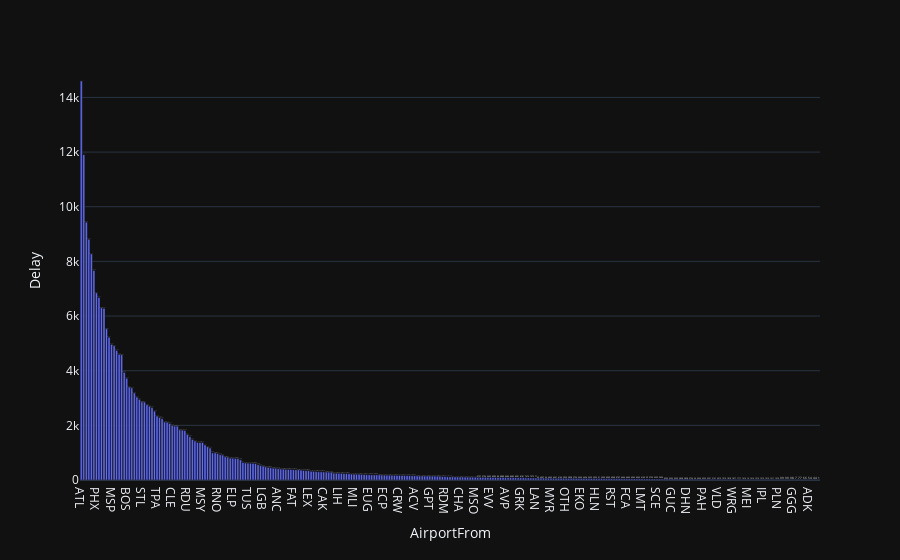
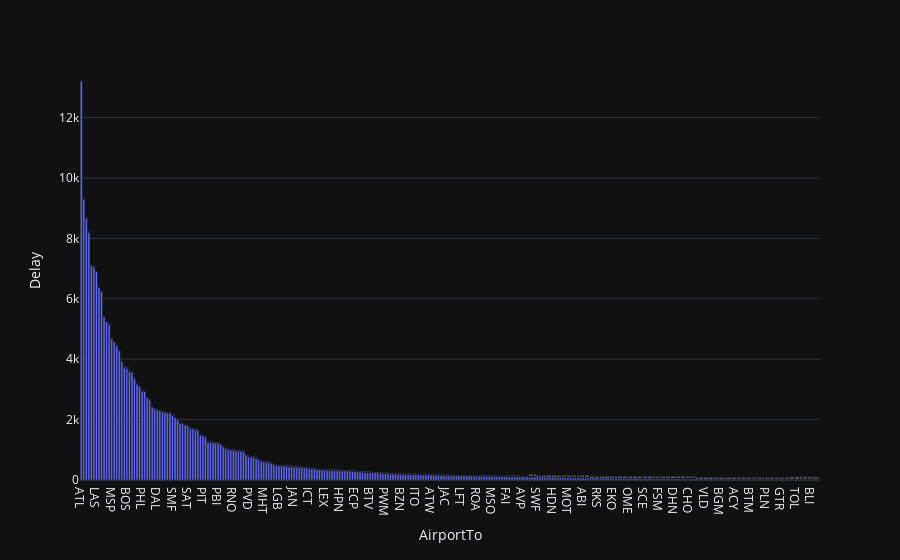

Notebook cell for these charts, in order:
### Markdown cell above
WN, DL and OO is the most problematic airlines.

### Code cell
fig = px.bar(df[df['Delay']==1].groupby('AirportFrom').agg({'Delay':'count'}).reset_index().sort_values(by='Delay', ascending=False), x='AirportFrom', y='Delay',template = 'plotly_dark', text_auto=True)
fig.show()
fig = px.bar(df[df['Delay']==1].groupby('AirportTo').agg({'Delay':'count'}).reset_index().sort_values(by='Delay', ascending=False), x='AirportTo', y='Delay',template = 'plotly_dark', text_auto=True)
fig.show()

### Figure 1 — Plotly figure (JSON) as saved in the notebook; plotly's stock layout.template omitted (floating-point values rounded to 4 significant figures; data arrays with more than 128 entries replaced by an {"elided": "..."} marker saying what was removed)
{"data": [{"alignmentgroup": "True", "hovertemplate": "AirportFrom=%{x}<br>Delay=%{y}<extra></extra>", "legendgroup": "", "marker": {"color": "#636efa", "pattern": {"shape": ""}}, "name": "", "offsetgroup": "", "orientation": "v", "showlegend": false, "textposition": "auto", "texttemplate": "%{y}", "type": "bar", "x": {"elided": "293 str values"}, "xaxis": "x", "y": {"elided": "293 int values"}, "yaxis": "y"}], "layout": {"barmode": "relative", "legend": {"tracegroupgap": 0}, "margin": {"t": 60}, "xaxis": {"anchor": "y", "domain": [0, 1], "title": {"text": "AirportFrom"}}, "yaxis": {"anchor": "x", "domain": [0, 1], "title": {"text": "Delay"}}}}

### Figure 2 — Plotly figure (JSON) as saved in the notebook; plotly's stock layout.template omitted (floating-point values rounded to 4 significant figures; data arrays with more than 128 entries replaced by an {"elided": "..."} marker saying what was removed)
{"data": [{"alignmentgroup": "True", "hovertemplate": "AirportTo=%{x}<br>Delay=%{y}<extra></extra>", "legendgroup": "", "marker": {"color": "#636efa", "pattern": {"shape": ""}}, "name": "", "offsetgroup": "", "orientation": "v", "showlegend": false, "textposition": "auto", "texttemplate": "%{y}", "type": "bar", "x": {"elided": "292 str values"}, "xaxis": "x", "y": {"elided": "292 int values"}, "yaxis": "y"}], "layout": {"barmode": "relative", "legend": {"tracegroupgap": 0}, "margin": {"t": 60}, "xaxis": {"anchor": "y", "domain": [0, 1], "title": {"text": "AirportTo"}}, "yaxis": {"anchor": "x", "domain": [0, 1], "title": {"text": "Delay"}}}}
